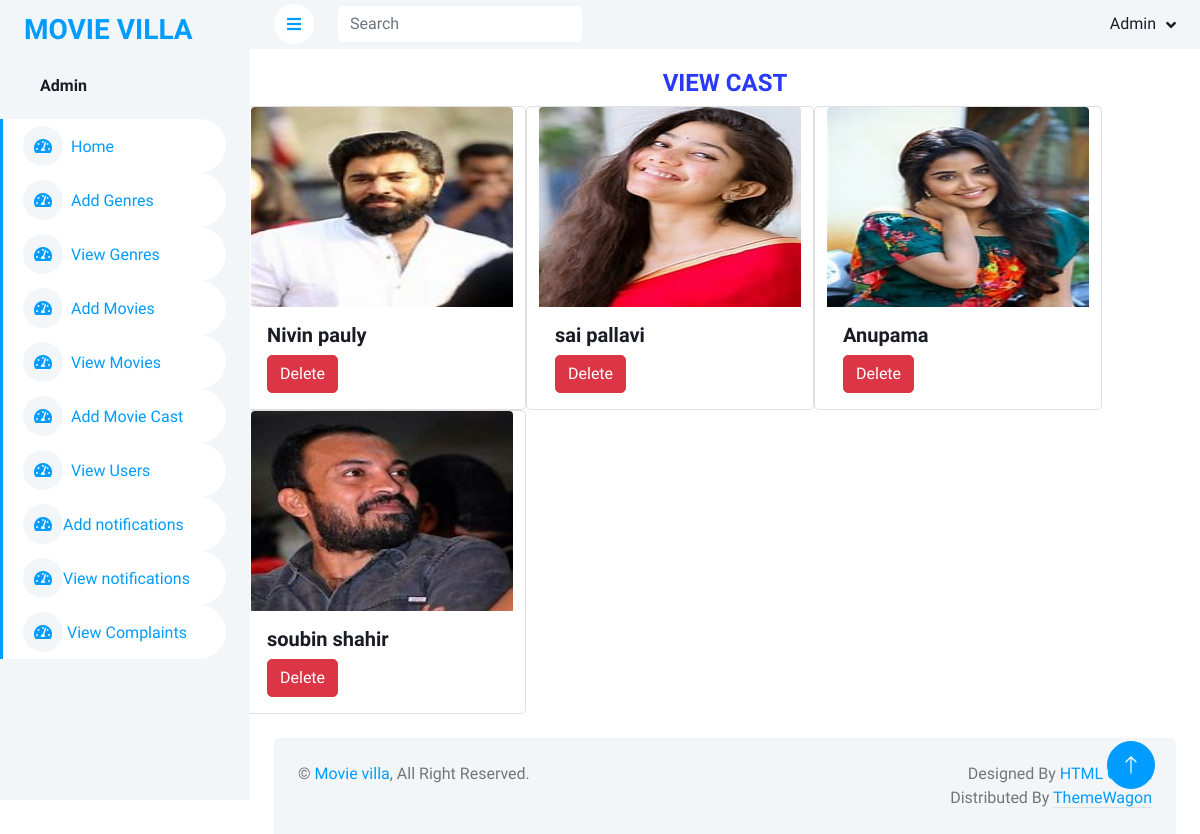
The app's page /viewcast/13 with its own data.
### adminapp/models.py (models this page shows)
class Cast(models.Model):
    movie_id=models.ForeignKey(Movies,on_delete=models.CASCADE)
    castname=models.CharField(max_length=24)
    castimage=models.ImageField(upload_to='cast',)

### adminapp/views.py (the view)
# urls.py: path('viewcast/<int:movieid>',views.viewcast,name='viewcast'),
def viewcast(request, movieid):
    moviecast=Cast.objects.filter(movie_id=movieid)
    context={
        'moviecast':moviecast
    }
    return render(request,'viewcast.html',context)

### adminapp/templates/viewcast.html
{% extends 'adminhome.html' %}
{% load static %}
{% block body %}
<div class="row">
    <h4 style="text-align: center; margin-top: 20px; color: rgb(40, 57, 247);" >VIEW CAST</h4>
    {% for i in moviecast %}
    <div  class="card" style="width: 18rem;">
        <img class="card-img-top" src="{{i.castimage.url}}" alt="Card image cap" height="200px">
        <div class="card-body">
          <h5 class="card-title">{{i.castname}}</h5>
          <a href="{% url 'deletecast' i.id %}"><button class="btn btn-danger">Delete</button></a>
        </div>
      </div>
      {% endfor %}
    </div>
{% endblock%}

### adminapp/static/css/style.css (style rules this page uses)
:root { --primary: #009CFF; --light: #F3F6F9; --dark: #191C24; }
.btn { transition: .5s; }

### records on screen
Cast: castimage (picture), castname "Nivin pauly"
Cast: castimage (picture), castname "sai pallavi"
Cast: castimage (picture), castname "Anupama"
Cast: castimage (picture), castname "soubin shahir"
